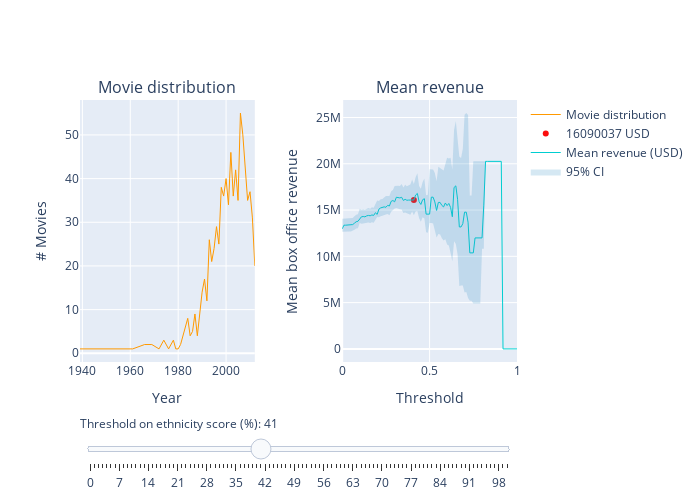

Here is the notebook cell this chart was saved with:
### Code cell
# Create figure
fig = make_subplots(rows=1, 
                    cols=2, 
                    start_cell="bottom-left", 
                    subplot_titles=('Movie distribution','Mean revenue'),
                    horizontal_spacing  = 0.2)

# Add traces, one for each slider step
for threshold in np.arange(0, 1.01, 0.01):
    fig.add_trace(
        go.Scatter(
            visible=False,
            line=dict(color="#FF9900", width=1),
            name="Movie distribution",
            x=movies[movies["ethnicity_score"] >= threshold].groupby('year_released').count()['freebase_movie_ID'].index,
            y=movies[movies["ethnicity_score"] >= threshold].groupby('year_released').count()['freebase_movie_ID'].values,
            mode="lines"
        ), row=1, col=1
    ),
    

for idx, threshold in enumerate(np.arange(0, 1.01, 0.01)):
    fig.add_trace(
        go.Scatter(
            visible=False,
            name=str(round(means_revenue_ethnicity[idx])) + ' USD',
            line=dict(color="#FB0D0D", width=15),
            x=[threshold],
            y=[means_revenue_ethnicity[idx]],
            mode="markers"
        ), row=1, col=2
    )

fig.add_trace(
    go.Scatter(
        visible=True,
        line=dict(color="#00CED1", width=1),
        x=np.arange(0, 1.01, 0.01),
        y=means_revenue_ethnicity,
        name="Mean revenue (USD)",
        mode="lines"
    ), row=1, col=2
)

fig.add_trace(
    go.Scatter(
        visible=True,
        x=list(thresholds)+list(thresholds[::-1]), # x, then x reversed
        y=ethnicity_cis_upper+ethnicity_cis_lower[::-1], # upper, then lower reversed
        fill='toself',
        fillcolor="rgba(47, 138, 196, 0.2)",
        line=dict(color='rgba(255,255,255,0)'),
        hoverinfo="skip",
        name='95% CI',
        showlegend=True
    ), row=1, col=2
)
    

# Make 50th trace visible
fig.data[50].visible = True
fig.data[150].visible = True

# Create and add slider
steps = []
for i in range(101):
    step = dict(
        method="update",
        args=[{"visible": [False] * len(fig.data)}],  # layout attribute
        label=str(i)  # update the label to remove "step"
    )
    step["args"][0]["visible"][i] = True  # Toggle i'th trace to "visible"
    step["args"][0]["visible"][i + 101] = True
    step["args"][0]["visible"][202] = True
    step["args"][0]["visible"][203] = True
    steps.append(step)
    
    sliders = [dict(
    active=50,
    currentvalue={"prefix": "Threshold on ethnicity score (%): "}, 
    pad={"t": 50},
    steps=steps
)]
    
# edit axis labels
fig['layout']['xaxis']['title']='Year'
fig['layout']['xaxis2']['title']='Threshold'
fig['layout']['yaxis']['title']='# Movies'
fig['layout']['yaxis2']['title']='Mean box office revenue'

fig.update_layout(
    width=700,
    height=500,
    sliders=sliders
)


fig.show()
fig.write_html("./plots/distribution_ethnicity.html")
